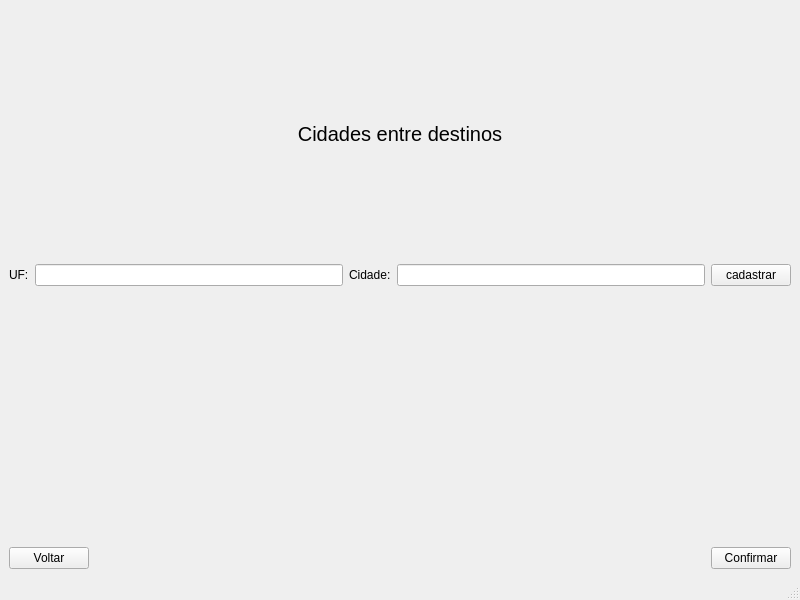
<?xml version="1.0" encoding="UTF-8"?>
<ui version="4.0">
 <class>MainWindow</class>
 <widget class="QMainWindow" name="MainWindow">
  <property name="geometry">
   <rect>
    <x>0</x>
    <y>0</y>
    <width>800</width>
    <height>600</height>
   </rect>
  </property>
  <property name="windowTitle">
   <string>MainWindow</string>
  </property>
  <widget class="QWidget" name="centralwidget">
   <layout class="QVBoxLayout" name="verticalLayout">
    <item>
     <widget class="QLabel" name="label">
      <property name="font">
       <font>
        <pointsize>15</pointsize>
       </font>
      </property>
      <property name="text">
       <string>Cidades entre destinos</string>
      </property>
      <property name="alignment">
       <set>Qt::AlignCenter</set>
      </property>
     </widget>
    </item>
    <item>
     <layout class="QHBoxLayout" name="horizontalLayout">
      <item>
       <widget class="QLabel" name="label_3">
        <property name="text">
         <string>UF:</string>
        </property>
       </widget>
      </item>
      <item>
       <widget class="QLineEdit" name="lineEdit"/>
      </item>
      <item>
       <widget class="QLabel" name="label_4">
        <property name="text">
         <string>Cidade:</string>
        </property>
       </widget>
      </item>
      <item>
       <widget class="QLineEdit" name="lineEditcity"/>
      </item>
      <item>
       <widget class="QPushButton" name="btn_cadastrar">
        <property name="text">
         <string>cadastrar</string>
        </property>
       </widget>
      </item>
     </layout>
    </item>
    <item>
     <widget class="QLabel" name="label_2">
      <property name="text">
       <string/>
      </property>
     </widget>
    </item>
    <item>
     <layout class="QHBoxLayout" name="horizontalLayout_2">
      <item>
       <widget class="QPushButton" name="btn_voltar">
        <property name="text">
         <string>Voltar</string>
        </property>
       </widget>
      </item>
      <item>
       <spacer name="horizontalSpacer">
        <property name="orientation">
         <enum>Qt::Horizontal</enum>
        </property>
        <property name="sizeHint" stdset="0">
         <size>
          <width>40</width>
          <height>20</height>
         </size>
        </property>
       </spacer>
      </item>
      <item>
       <widget class="QPushButton" name="btn_confirmar">
        <property name="text">
         <string>Confirmar</string>
        </property>
       </widget>
      </item>
     </layout>
    </item>
   </layout>
  </widget>
  <widget class="QMenuBar" name="menubar">
   <property name="geometry">
    <rect>
     <x>0</x>
     <y>0</y>
     <width>800</width>
     <height>26</height>
    </rect>
   </property>
  </widget>
  <widget class="QStatusBar" name="statusbar"/>
 </widget>
 <resources/>
 <connections/>
</ui>
